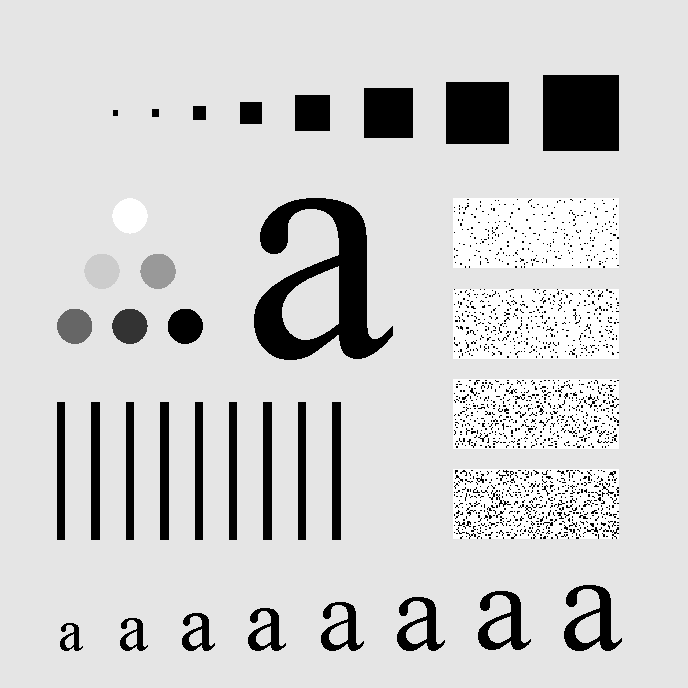
%> input picture p3/characters_test_pattern.tif, 688 x 688 px
$ octave problem3_main.m   (GNU Octave 9; MATLAB toolbox functions it lacks are replaced by stand-ins)
%> lines starting %> are read from the running program, lines starting %| are printed output that depends on the picture; long printed decimals are rounded
### p3/gen_filter.m
function [ U, V ] = gen_filter( P, Q )
%GEN_FILTER generate filter

u = (0:P-1);
v = (0:Q-1);
idx = find(u > P/2);
u(idx) = u(idx) - P;
idy = find(v > Q/2);
v(idy) = v(idy) - Q;

[V, U] = meshgrid(v, u);
end

### p3/scale255.m
function [ imgg ] = scale255( imgf )
%SCALE255
% return is uint8 type

%imgf = double(imgf);
[M, N] = size(imgf);
K = 255;

minf = zeros(M, N) + min(min(imgf));
maxf = zeros(M, N) + max(max(imgf));
imgg = K * (imgf-minf) ./ (maxf - minf);
imgg = uint8(imgg);

end

### p3/dft_filter_func.m
function [ imgg, energy_ratio ] = dft_filter_func( imgf, H )
%DFT_FILTER_FUNC
%   DFT_FILTER_FUNC accept an image imgf, and a filter H
%   output the filtered image imgg and enegy_ratio

% automatically pad imgf: pad_f
imgf = double(imgf);
% fast fourier transform
F = fft2(imgf);
% filtered by H
G = H .* F;
% inverse fft and obtain the real part
imgg = real(ifft2(G));
% cut out the original size
imgg = uint8(imgg);
% calculate energy ratio
energy_f = sum(sum( abs(F).^2 ));
energy_g = sum(sum( abs(G).^2 ));
energy_ratio = energy_g / energy_f;

end

### p3/problem3_main.m
% DIP problem 3
% Filtering in frequency domian
% ideal, Gaussian, Butterworth lowpass/highpass
% author: wang.yiqing
% Dependent function: dft_filter_func, gen_filter, scale255

%=========================================================================
% read in image
warning('off');
fp = 'characters_test_pattern.tif';
f_orig = imread(fp, 1);
%> f_orig is the input picture: size 688x688 uint8; min 0, max 255, mean 207.3
[M, N] = size(f_orig);
%> M = 688; N = 688
[U, V] = gen_filter(M, N);
D2 = U.^2 + V.^2;
imshow(f_orig);
imwrite( f_orig, 'characters_test_pattern.png');
% display the origin spectrum image
F = fftshift(fft2(f_orig));
imF = scale255(log10(abs(F)+1));
%> in scale255, `minf = zeros(M, N) + min(min(imgf));`: minf: size 688x688 double; every value is 1.11
%> in scale255, `maxf = zeros(M, N) + max(max(imgf));`: maxf: size 688x688 double; every value is 7.99
figure, imshow(imF, []);
imwrite(imF, 'spectrum.png');

%=========================================================================
% Ideal lowpass filter

H_ILPF_2 = double(D2 <= 2*2);
[g_ILPF_2, ratio_ILPH_2] = dft_filter_func(f_orig, H_ILPF_2);
%> in dft_filter_func, `energy_f = sum(sum( abs(F).^2 ));`: energy_f = 1.08e+16
%> in dft_filter_func, `energy_g = sum(sum( abs(G).^2 ));`: energy_g = 9.71e+15
%> in dft_filter_func, `energy_ratio = energy_g / energy_f;`: energy_ratio = 0.903
%> ratio_ILPH_2 = 0.903
figure, imshow(g_ILPF_2);
imwrite(g_ILPF_2, 'ILPF_2.png');
fprintf('ILPF_2 %f\n', ratio_ILPH_2);
%| ILPF_2 0.9033

H_ILPF_5 = double(D2 <= 5*5);
[g_ILPF_5, ratio_ILPH_5] = dft_filter_func(f_orig, H_ILPF_5);
%> ratio_ILPH_5 = 0.918
figure, imshow(g_ILPF_5);
imwrite(g_ILPF_5, 'ILPF_5.png');
fprintf('ILPF_5 %f\n', ratio_ILPH_5);
%| ILPF_5 0.9184

H_ILPF_10 = double(D2 <= 10*10);
[g_ILPF_10, ratio_ILPF_10] = dft_filter_func(f_orig, H_ILPF_10);
%> ratio_ILPF_10 = 0.936
figure, imshow(g_ILPF_10);
imwrite(g_ILPF_10, 'ILPF_10.png');
fprintf('ILPF_10 %f\n', ratio_ILPF_10);
%| ILPF_10 0.9356

H_ILPF_30 = double(D2 <= 30*30);
[g_ILPF_30, ratio_ILPF_30] = dft_filter_func(f_orig, H_ILPF_30);
%> ratio_ILPF_30 = 0.964
figure, imshow(g_ILPF_30);
imwrite(g_ILPF_30, 'ILPF_30.png');
fprintf('ILPF_30 %f\n', ratio_ILPF_30);
%| ILPF_30 0.9639

H_ILPF_100 = double(D2 <= 100*100);
[g_ILPF_100, ratio_ILPF_100] = dft_filter_func(f_orig, H_ILPF_100);
%> ratio_ILPF_100 = 0.982
figure, imshow(g_ILPF_100);
imwrite(g_ILPF_100, 'ILPF_100.png');
fprintf('ILPF_100 %f\n', ratio_ILPF_100);
%| ILPF_100 0.9823

H_ILPF_400 = double(D2 <= 400*400);
[g_ILPF_400, ratio_ILPH_400] = dft_filter_func(f_orig, H_ILPF_400);
%> in dft_filter_func (call 6), `imgg = real(ifft2(G));`:
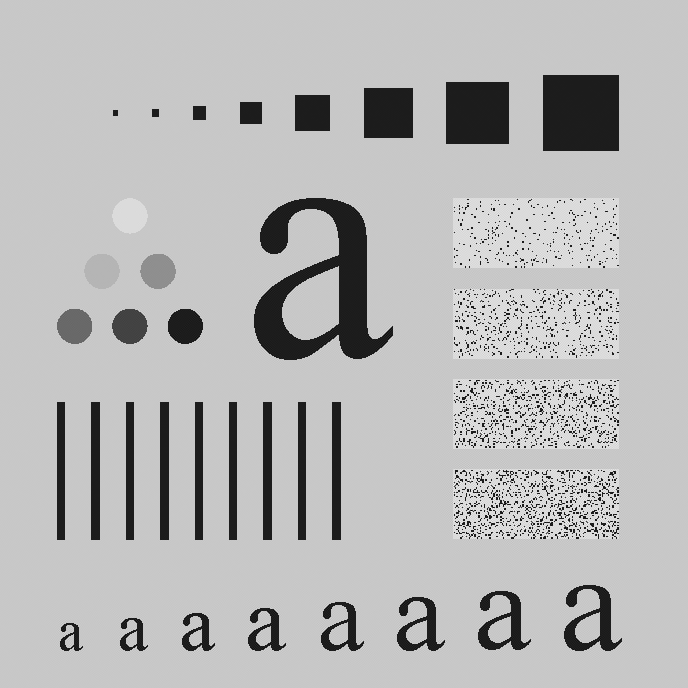
%> imgg: size 688x688 double; min -38.46, max 302.5, mean 207.3; drawn with min black and max white
%> in dft_filter_func (call 6), `energy_g = sum(sum( abs(G).^2 ));`: energy_g = 1.07e+16
%> in dft_filter_func (call 6), `energy_ratio = energy_g / energy_f;`: energy_ratio = 1
%> ratio_ILPH_400 = 1
figure, imshow(g_ILPF_400);
imwrite(g_ILPF_400, 'ILPF_400.png');
fprintf('ILPF_400 %f\n', ratio_ILPH_400);
%| ILPF_400 0.9997

%=========================================================================
% Butterworth lowpass filter

H_BLPF_2 = 1 ./ (1+D2.^2 ./ (2^4));
[g_BLPF_2, ratio_BLPF_2] = dft_filter_func(f_orig, H_BLPF_2);
%> ratio_BLPF_2 = 0.901
figure, imshow(g_BLPF_2);
imwrite(g_BLPF_2, 'BLPF_2.png');
fprintf('BLPF_2 %f\n', ratio_BLPF_2);
%| BLPF_2 0.9011

H_BLPF_5 = 1 ./ (1+D2.^2 ./ (5^4));
[g_BLPF_5, ratio_BLPF_5] = dft_filter_func(f_orig, H_BLPF_5);
%> ratio_BLPF_5 = 0.913
figure, imshow(g_BLPF_5);
imwrite(g_BLPF_5, 'BLPF_5.png');
fprintf('BLPF_5 %f\n', ratio_BLPF_5);
%| BLPF_5 0.9133

H_BLPF_10 = 1 ./ (1+D2.^2 ./ (10^4));
[g_BLPF_10, ratio_BLPF_10] = dft_filter_func(f_orig, H_BLPF_10);
%> ratio_BLPF_10 = 0.929
figure, imshow(g_BLPF_10);
imwrite(g_BLPF_10, 'BLPF_10.png');
fprintf('BLPF_10 %f\n', ratio_BLPF_10);
%| BLPF_10 0.9286

H_BLPF_30 = 1 ./ (1+D2.^2 ./ (30^4));
[g_BLPF_30, ratio_BLPF_30] = dft_filter_func(f_orig, H_BLPF_30);
%> ratio_BLPF_30 = 0.958
figure, imshow(g_BLPF_30);
imwrite(g_BLPF_30, 'BLPF_30.png');
fprintf('BLPF_30 %f\n', ratio_BLPF_30);
%| BLPF_30 0.9577

H_BLPF_100 = 1 ./ (1+D2.^2 ./ (100^4));
[g_BLPF_100 , ratio_BLPF_100] = dft_filter_func(f_orig, H_BLPF_100);
%> ratio_BLPF_100 = 0.98
figure, imshow(g_BLPF_100);
imwrite(g_BLPF_100, 'BLPF_100.png');
fprintf('BLPF_100 %f\n', ratio_BLPF_100);
%| BLPF_100 0.9797

H_BLPF_400 = 1 ./ (1+D2.^2 ./ (400^4));
[g_BLPF_400, ratio_BLPF_400] = dft_filter_func(f_orig, H_BLPF_400);
%> ratio_BLPF_400 = 0.996
figure, imshow(g_BLPF_400);
imwrite(g_BLPF_400, 'BLPF_400.png');
fprintf('BLPF_400 %f\n', ratio_BLPF_400);
%| BLPF_400 0.9961

%=========================================================================
% Gaussian lowpass filter

H_GLPF_2 = exp(-D2/(2*2*2));
[g_GLPF_2, ratio_GLPF_2] = dft_filter_func(f_orig, H_GLPF_2);
%> ratio_GLPF_2 = 0.902
figure, imshow(g_GLPF_2);
imwrite(g_GLPF_2, 'GLPF_2.png');
fprintf('GLPF_2 %f\n', ratio_GLPF_2);
%| GLPF_2 0.9016

H_GLPF_5 = exp(-D2/(2*5*5));
[g_GLPF_5, ratio_GLPF_5] = dft_filter_func(f_orig, H_GLPF_5);
%> ratio_GLPF_5 = 0.914
figure, imshow(g_GLPF_5);
imwrite(g_GLPF_5, 'GLPF_5.png');
fprintf('GLPF_5 %f\n', ratio_GLPF_5);
%| GLPF_5 0.9139

H_GLPF_10 = exp(-D2/(2*10*10));
[g_GLPF_10, ratio_GLPF_10] = dft_filter_func(f_orig, H_GLPF_10);
%> in dft_filter_func (call 15), `imgg = real(ifft2(G));`:
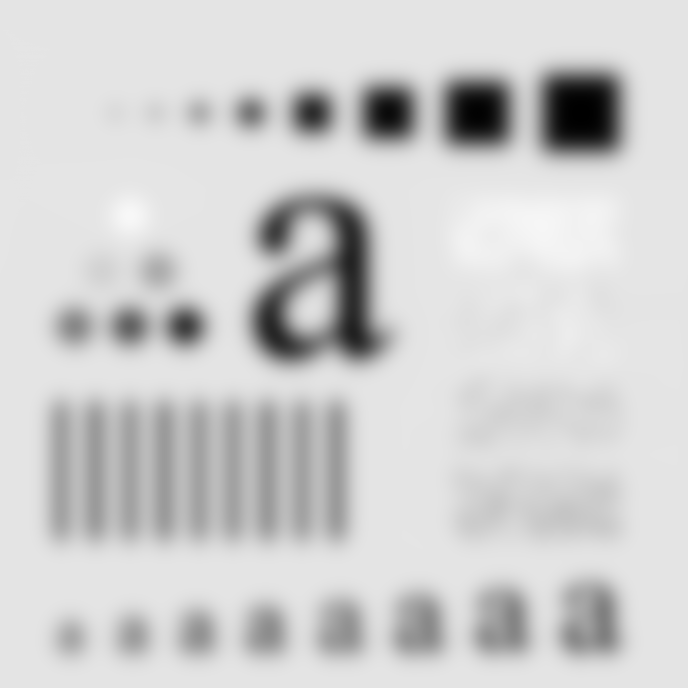
%> imgg: size 688x688 double; min 0.24, max 247.8, mean 207.3
%> in dft_filter_func (call 15), `energy_g = sum(sum( abs(G).^2 ));`: energy_g = 9.98e+15
%> in dft_filter_func (call 15), `energy_ratio = energy_g / energy_f;`: energy_ratio = 0.929
%> ratio_GLPF_10 = 0.929
figure, imshow(g_GLPF_10);
imwrite(g_GLPF_10, 'GLPF_10.png');
fprintf('GLPF_10 %f\n', ratio_GLPF_10);
%| GLPF_10 0.9287

H_GLPF_30 = exp(-D2/(2*30*30));
[g_GLPF_30, ratio_GLPF_30] = dft_filter_func(f_orig, H_GLPF_30);
%> in dft_filter_func (call 16), `imgg = real(ifft2(G));`:
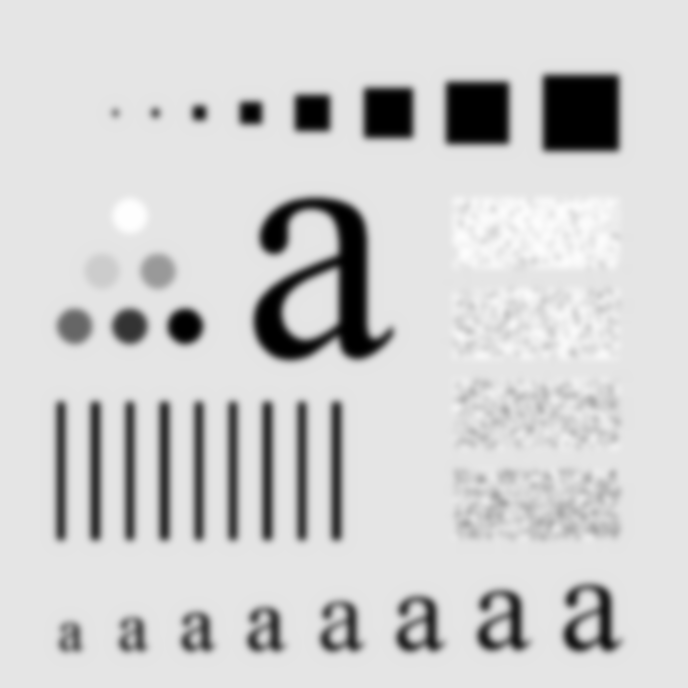
%> imgg: size 688x688 double; min -1.42e-13, max 255, mean 207.3; drawn with min black and max white
%> in dft_filter_func (call 16), `energy_g = sum(sum( abs(G).^2 ));`: energy_g = 1.03e+16
%> in dft_filter_func (call 16), `energy_ratio = energy_g / energy_f;`: energy_ratio = 0.956
%> ratio_GLPF_30 = 0.956
figure, imshow(g_GLPF_30);
imwrite(g_GLPF_30, 'GLPF_30.png');
fprintf('GLPF_30 %f\n', ratio_GLPF_30);
%| GLPF_30 0.9563

H_GLPF_100 = exp(-D2/(2*100*100));
[g_GLPF_100 , ratio_GLPF_100] = dft_filter_func(f_orig, H_GLPF_100);
%> ratio_GLPF_100 = 0.978
figure, imshow(g_GLPF_100);
imwrite(g_GLPF_100, 'GLPF_100.png');
fprintf('GLPF_100 %f\n', ratio_GLPF_100);
%| GLPF_100 0.9781

H_GLPF_400 = exp(-D2/(2*400*400));
[g_GLPF_400, ratio_GLPF_400] = dft_filter_func(f_orig, H_GLPF_400);
%> ratio_GLPF_400 = 0.995
figure, imshow(g_GLPF_400);
imwrite(g_GLPF_400, 'GLPF_400.png');
fprintf('GLPF_400 %f\n', ratio_GLPF_400);
%| GLPF_400 0.9948

%=========================================================================
% Ideal highpass filter

H_IHPF_10 = (D2 > 10*10);
[g_IHPF_10, ratio_ILPH_10] = dft_filter_func(f_orig, H_IHPF_10);
%> in dft_filter_func (call 19), `imgg = uint8(imgg);`:
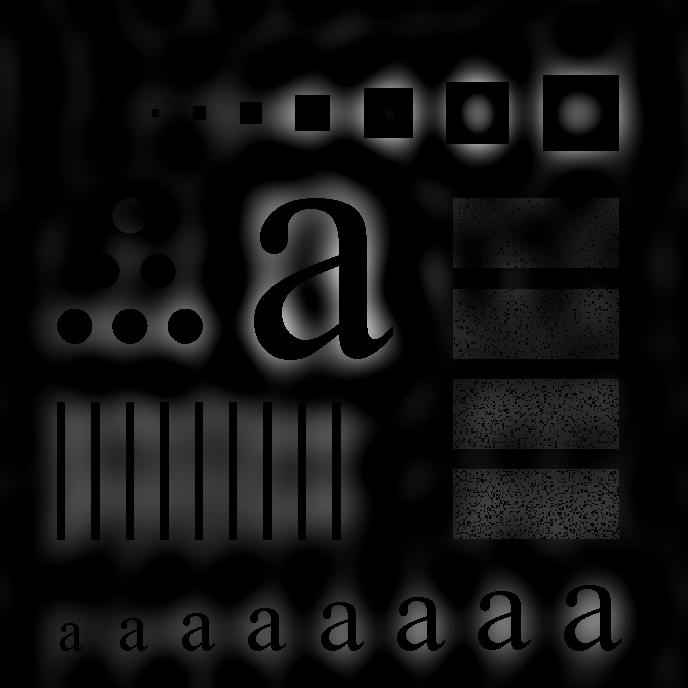
%> imgg: size 688x688 uint8; min 0, max 179, mean 16.4
%> in dft_filter_func (call 19), `energy_g = sum(sum( abs(G).^2 ));`: energy_g = 6.93e+14
%> in dft_filter_func (call 19), `energy_ratio = energy_g / energy_f;`: energy_ratio = 0.0644
%> ratio_ILPH_10 = 0.0644
figure, imshow(g_IHPF_10);
imwrite(g_IHPF_10, 'IHPF_10.png');
fprintf('IHPF_10 %f\n', ratio_ILPH_10);
%| IHPF_10 0.06442

H_IHPF_30 = (D2 > 30*30);
[g_IHPF_30, ratio_IHPF_30] = dft_filter_func(f_orig, H_IHPF_30);
%> in dft_filter_func (call 20), `imgg = uint8(imgg);`:
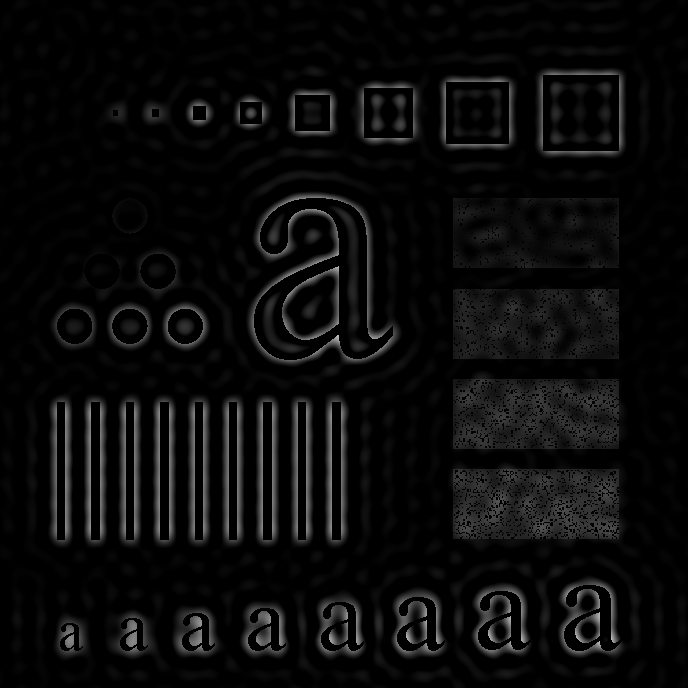
%> imgg: size 688x688 uint8; min 0, max 190, mean 10.8
%> in dft_filter_func (call 20), `energy_g = sum(sum( abs(G).^2 ));`: energy_g = 3.88e+14
%> in dft_filter_func (call 20), `energy_ratio = energy_g / energy_f;`: energy_ratio = 0.0361
%> ratio_IHPF_30 = 0.0361
figure, imshow(g_IHPF_30);
imwrite(g_IHPF_30, 'IHPF_30.png');
fprintf('IHPF_30 %f\n', ratio_IHPF_30);
%| IHPF_30 0.0361

H_IHPF_100 = double(D2 > 100*100);
[g_IHPF_100, ratio_IHPF_100] = dft_filter_func(f_orig, H_IHPF_100);
%> in dft_filter_func (call 21), `imgg = real(ifft2(G));`:
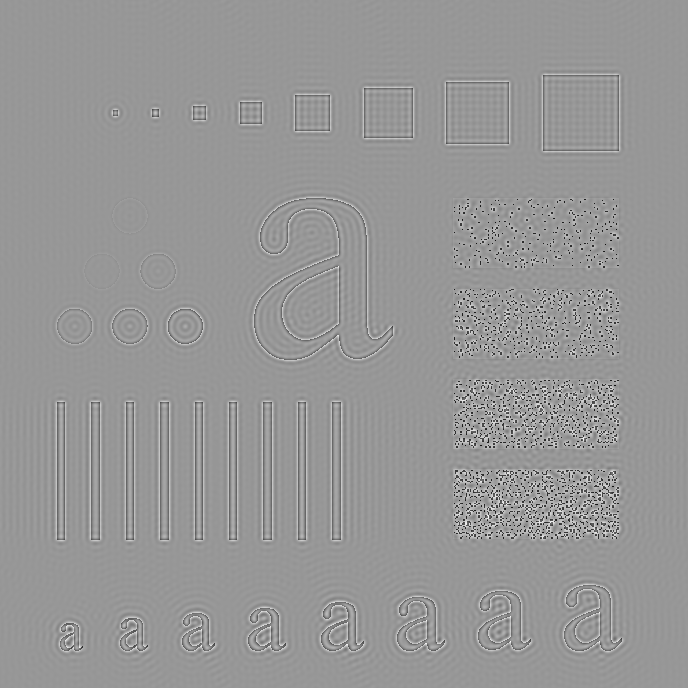
%> imgg: size 688x688 double; min -286, max 195.9, mean 0; drawn with min black and max white
%> in dft_filter_func (call 21), `imgg = uint8(imgg);`:
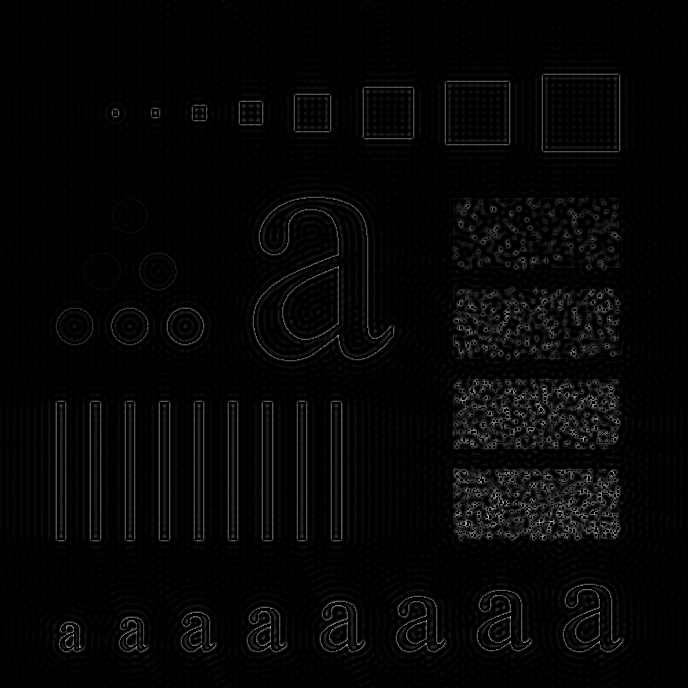
%> imgg: size 688x688 uint8; min 0, max 196, mean 5.8
%> in dft_filter_func (call 21), `energy_g = sum(sum( abs(G).^2 ));`: energy_g = 1.9e+14
%> in dft_filter_func (call 21), `energy_ratio = energy_g / energy_f;`: energy_ratio = 0.0177
%> ratio_IHPF_100 = 0.0177
figure, imshow(g_IHPF_100);
imwrite(g_IHPF_100, 'IHPF_100.png');
fprintf('IHPF_100 %f\n', ratio_IHPF_100);
%| IHPF_100 0.01771

%=========================================================================
% Butterworth highpass filter

H_BHPF_10 = 1 ./ (1 + (10^4) ./ (D2.^2) );
[g_BHPF_10, ratio_BHPF_10] = dft_filter_func(f_orig, H_BHPF_10);
%> ratio_BHPF_10 = 0.0584
figure, imshow(g_BHPF_10);
imwrite(g_BHPF_10, 'BHPF_10.png');
fprintf('BHPF_10 %f\n', ratio_BHPF_10);
%| BHPF_10 0.05844

H_BHPF_30 = 1 ./ (1 + (30^4) ./ (D2.^2) );
[g_BHPF_30 , ratio_BHPF_30] = dft_filter_func(f_orig, H_BHPF_30);
%> ratio_BHPF_30 = 0.0311
figure, imshow(g_BHPF_30);
imwrite(g_BHPF_30, 'BHPF_30.png');
fprintf('BHPF_30 %f\n', ratio_BHPF_30);
%| BHPF_30 0.0311

H_BHPF_100 = 1 ./ (1 + (100^4) ./ (D2.^2) );
[g_BHPF_100 , ratio_BHPF_100] = dft_filter_func(f_orig, H_BHPF_100);
%> ratio_BHPF_100 = 0.0147
figure, imshow(g_BHPF_100);
imwrite(g_BHPF_100, 'BHPF_100.png');
fprintf('BHPF_100 %f\n', ratio_BHPF_100);
%| BHPF_100 0.01465

%=========================================================================
% Gaussian highpass filter

H_GHPF_10 = 1 - exp(-D2/(2*10*10));
[g_GHPF_10, ratio_GHPF_10] = dft_filter_func(f_orig, H_GHPF_10);
%> ratio_GHPF_10 = 0.0542
figure, imshow(g_GHPF_10);
imwrite(g_GHPF_10, 'GHPF_10.png');
fprintf('GHPF_10 %f\n', ratio_GHPF_10);
%| GHPF_10 0.05417

H_GHPF_30 = 1 - exp(-D2/(2*30*30));
[g_GHPF_30 , ratio_GHPF_30] = dft_filter_func(f_orig, H_GHPF_30);
%> ratio_GHPF_30 = 0.0283
figure, imshow(g_GHPF_30);
imwrite(g_GHPF_30, 'GHPF_30.png');
fprintf('GHPF_30 %f\n', ratio_GHPF_30);
%| GHPF_30 0.02826

H_GHPF_100 = 1 - exp(-D2/(2*100*100));
[g_GHPF_100 , ratio_GHPF_100] = dft_filter_func(f_orig, H_GHPF_100);
%> ratio_GHPF_100 = 0.0128
figure, imshow(g_GHPF_100);
imwrite(g_GHPF_100, 'GHPF_100.png');
fprintf('GHPF_100 %f\n', ratio_GHPF_100);
%| GHPF_100 0.01284
